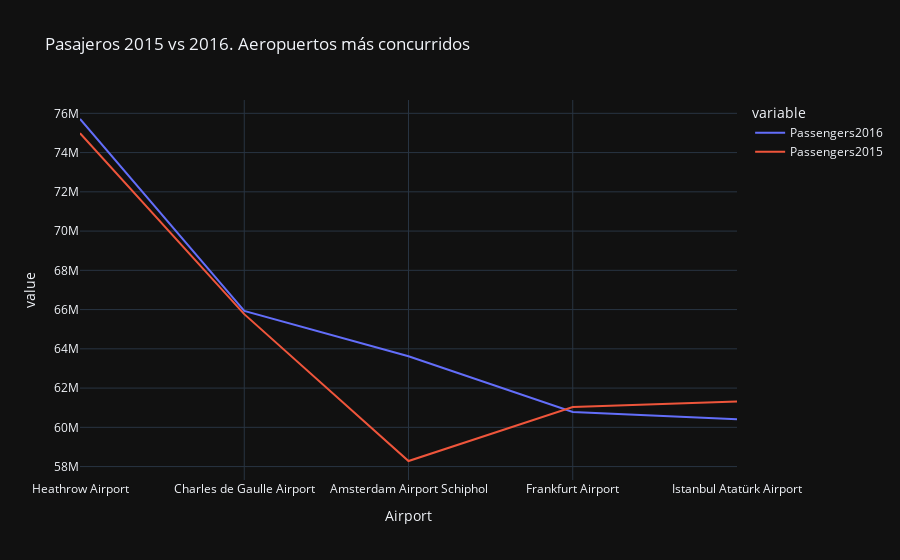

The code cell stored with this chart in its notebook:
### Code cell
px.line(top5_aropuertos2016, y=["Passengers2016", "Passengers2015"], x="Airport", title="Pasajeros 2015 vs 2016. Aeropuertos más concurridos", template="plotly_dark")

### Figure 1 — Plotly figure (JSON) as saved in the notebook; plotly's stock layout.template omitted (floating-point values rounded to 4 significant figures)
{"data": [{"hovertemplate": "variable=Passengers2016<br>Airport=%{x}<br>value=%{y}<extra></extra>", "legendgroup": "Passengers2016", "line": {"color": "#636efa", "dash": "solid"}, "marker": {"symbol": "circle"}, "mode": "lines", "name": "Passengers2016", "orientation": "v", "showlegend": true, "type": "scatter", "x": ["Heathrow Airport", "Charles de Gaulle Airport", "Amsterdam Airport Schiphol", "Frankfurt Airport", "Istanbul Atatürk Airport"], "xaxis": "x", "y": [75711130, 65933145, 63625664, 60786937, 60415470], "yaxis": "y"}, {"hovertemplate": "variable=Passengers2015<br>Airport=%{x}<br>value=%{y}<extra></extra>", "legendgroup": "Passengers2015", "line": {"color": "#EF553B", "dash": "solid"}, "marker": {"symbol": "circle"}, "mode": "lines", "name": "Passengers2015", "orientation": "v", "showlegend": true, "type": "scatter", "x": ["Heathrow Airport", "Charles de Gaulle Airport", "Amsterdam Airport Schiphol", "Frankfurt Airport", "Istanbul Atatürk Airport"], "xaxis": "x", "y": [74985475, 65766986, 58284848, 61032022, 61322729], "yaxis": "y"}], "layout": {"legend": {"title": {"text": "variable"}, "tracegroupgap": 0}, "title": {"text": "Pasajeros 2015 vs 2016. Aeropuertos más concurridos"}, "xaxis": {"anchor": "y", "domain": [0, 1], "title": {"text": "Airport"}}, "yaxis": {"anchor": "x", "domain": [0, 1], "title": {"text": "value"}}}}
